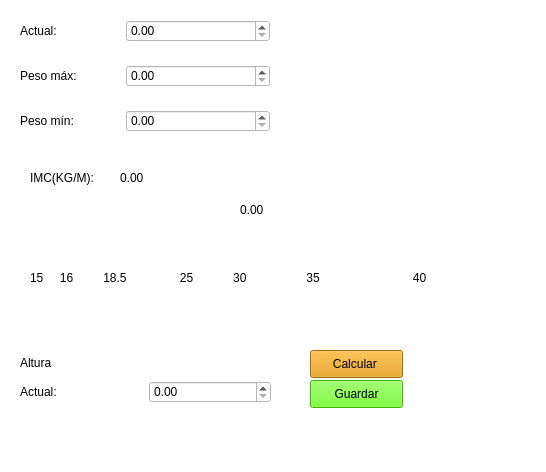
<?xml version="1.0" encoding="UTF-8"?>
<ui version="4.0">
 <class>IMC</class>
 <widget class="QMainWindow" name="IMC">
  <property name="geometry">
   <rect>
    <x>0</x>
    <y>0</y>
    <width>546</width>
    <height>472</height>
   </rect>
  </property>
  <property name="sizePolicy">
   <sizepolicy hsizetype="Preferred" vsizetype="Preferred">
    <horstretch>0</horstretch>
    <verstretch>0</verstretch>
   </sizepolicy>
  </property>
  <property name="minimumSize">
   <size>
    <width>500</width>
    <height>0</height>
   </size>
  </property>
  <property name="sizeIncrement">
   <size>
    <width>0</width>
    <height>0</height>
   </size>
  </property>
  <property name="windowTitle">
   <string>IMC</string>
  </property>
  <property name="windowIcon">
   <iconset resource="Herramientas.qrc">
    <normaloff>:/Iconos1/perdida-de-peso.png</normaloff>:/Iconos1/perdida-de-peso.png</iconset>
  </property>
  <property name="styleSheet">
   <string notr="true">
background-color: rgb(255, 255, 255);</string>
  </property>
  <widget class="QWidget" name="centralwidget">
   <widget class="QLabel" name="outGrafico">
    <property name="geometry">
     <rect>
      <x>20</x>
      <y>230</y>
      <width>511</width>
      <height>61</height>
     </rect>
    </property>
    <property name="text">
     <string/>
    </property>
   </widget>
   <widget class="QLabel" name="label_6">
    <property name="geometry">
     <rect>
      <x>340</x>
      <y>20</y>
      <width>161</width>
      <height>131</height>
     </rect>
    </property>
    <property name="styleSheet">
     <string notr="true">image: url(:/Iconos1/peso.png);</string>
    </property>
    <property name="text">
     <string/>
    </property>
   </widget>
   <widget class="QPushButton" name="btnCalcular">
    <property name="geometry">
     <rect>
      <x>310</x>
      <y>350</y>
      <width>93</width>
      <height>28</height>
     </rect>
    </property>
    <property name="styleSheet">
     <string notr="true">background-color: rgb(227, 151, 0);
font: 87 8pt &quot;Arial Black&quot;;</string>
    </property>
    <property name="text">
     <string>Calcular </string>
    </property>
   </widget>
   <widget class="QPushButton" name="btnGuardar">
    <property name="geometry">
     <rect>
      <x>310</x>
      <y>380</y>
      <width>93</width>
      <height>28</height>
     </rect>
    </property>
    <property name="styleSheet">
     <string notr="true">background-color: rgb(85, 255, 0);
font: 87 8pt &quot;Arial Black&quot;;
</string>
    </property>
    <property name="text">
     <string>Guardar</string>
    </property>
   </widget>
   <widget class="QLabel" name="label_7">
    <property name="geometry">
     <rect>
      <x>30</x>
      <y>270</y>
      <width>511</width>
      <height>16</height>
     </rect>
    </property>
    <property name="text">
     <string>15     16         18.5                25            30                  35                            40</string>
    </property>
   </widget>
   <widget class="QLabel" name="label_8">
    <property name="geometry">
     <rect>
      <x>30</x>
      <y>170</y>
      <width>81</width>
      <height>16</height>
     </rect>
    </property>
    <property name="styleSheet">
     <string notr="true">font: 75 9pt &quot;Arial&quot;;</string>
    </property>
    <property name="text">
     <string>IMC(KG/M):</string>
    </property>
   </widget>
   <widget class="QLabel" name="imc">
    <property name="geometry">
     <rect>
      <x>120</x>
      <y>170</y>
      <width>55</width>
      <height>16</height>
     </rect>
    </property>
    <property name="styleSheet">
     <string notr="true">font: 75 10pt &quot;Consolas&quot;;</string>
    </property>
    <property name="text">
     <string>0.00</string>
    </property>
   </widget>
   <widget class="QLabel" name="outPesoRes">
    <property name="geometry">
     <rect>
      <x>240</x>
      <y>200</y>
      <width>61</width>
      <height>20</height>
     </rect>
    </property>
    <property name="styleSheet">
     <string notr="true">font: 75 10pt &quot;Consolas&quot;;</string>
    </property>
    <property name="text">
     <string>0.00</string>
    </property>
   </widget>
   <widget class="QLabel" name="PesoRes">
    <property name="geometry">
     <rect>
      <x>90</x>
      <y>310</y>
      <width>371</width>
      <height>20</height>
     </rect>
    </property>
    <property name="styleSheet">
     <string notr="true">font: 75 10pt &quot;Consolas&quot;;</string>
    </property>
    <property name="text">
     <string/>
    </property>
    <property name="alignment">
     <set>Qt::AlignCenter</set>
    </property>
   </widget>
   <widget class="QWidget" name="">
    <property name="geometry">
     <rect>
      <x>20</x>
      <y>20</y>
      <width>250</width>
      <height>141</height>
     </rect>
    </property>
    <layout class="QVBoxLayout" name="verticalLayout">
     <item>
      <layout class="QFormLayout" name="formLayout">
       <property name="verticalSpacing">
        <number>23</number>
       </property>
       <item row="0" column="0">
        <widget class="QLabel" name="label">
         <property name="minimumSize">
          <size>
           <width>100</width>
           <height>0</height>
          </size>
         </property>
         <property name="styleSheet">
          <string notr="true">font: 87 8pt &quot;Arial Black&quot;;
color: rgb(0, 0, 0);</string>
         </property>
         <property name="text">
          <string>Actual:</string>
         </property>
        </widget>
       </item>
       <item row="0" column="1">
        <widget class="QDoubleSpinBox" name="inPesoActual">
         <property name="sizePolicy">
          <sizepolicy hsizetype="Minimum" vsizetype="Fixed">
           <horstretch>0</horstretch>
           <verstretch>0</verstretch>
          </sizepolicy>
         </property>
         <property name="minimumSize">
          <size>
           <width>70</width>
           <height>0</height>
          </size>
         </property>
         <property name="styleSheet">
          <string notr="true">background-color: rgb(255, 255, 255);
font: 75 9pt &quot;Consolas&quot;;</string>
         </property>
        </widget>
       </item>
       <item row="1" column="0">
        <widget class="QLabel" name="label_2">
         <property name="styleSheet">
          <string notr="true">font: 87 8pt &quot;Arial Black&quot;;
color: rgb(0, 0, 0);</string>
         </property>
         <property name="text">
          <string>Peso máx:</string>
         </property>
        </widget>
       </item>
       <item row="1" column="1">
        <widget class="QDoubleSpinBox" name="inPesoMax">
         <property name="styleSheet">
          <string notr="true">background-color: rgb(255, 255, 255);
font: 75 9pt &quot;Consolas&quot;;</string>
         </property>
        </widget>
       </item>
       <item row="2" column="0">
        <widget class="QLabel" name="label_3">
         <property name="styleSheet">
          <string notr="true">font: 87 8pt &quot;Arial Black&quot;;
color: rgb(0, 0, 0);</string>
         </property>
         <property name="text">
          <string>Peso mín:</string>
         </property>
        </widget>
       </item>
       <item row="2" column="1">
        <widget class="QDoubleSpinBox" name="inPesoMin">
         <property name="styleSheet">
          <string notr="true">background-color: rgb(255, 255, 255);
font: 75 9pt &quot;Consolas&quot;;</string>
         </property>
        </widget>
       </item>
      </layout>
     </item>
    </layout>
   </widget>
   <widget class="QWidget" name="">
    <property name="geometry">
     <rect>
      <x>20</x>
      <y>350</y>
      <width>251</width>
      <height>53</height>
     </rect>
    </property>
    <layout class="QVBoxLayout" name="verticalLayout_2">
     <item>
      <widget class="QLabel" name="label_4">
       <property name="styleSheet">
        <string notr="true">font: 87 8pt &quot;Arial Black&quot;;
color: rgb(0, 0, 0);</string>
       </property>
       <property name="text">
        <string>Altura</string>
       </property>
      </widget>
     </item>
     <item>
      <layout class="QHBoxLayout" name="horizontalLayout">
       <item>
        <widget class="QLabel" name="label_5">
         <property name="minimumSize">
          <size>
           <width>100</width>
           <height>0</height>
          </size>
         </property>
         <property name="styleSheet">
          <string notr="true">font: 87 8pt &quot;Arial Black&quot;;
color: rgb(0, 0, 0);</string>
         </property>
         <property name="text">
          <string>Actual:</string>
         </property>
        </widget>
       </item>
       <item>
        <widget class="QDoubleSpinBox" name="inAltura">
         <property name="minimumSize">
          <size>
           <width>100</width>
           <height>0</height>
          </size>
         </property>
         <property name="styleSheet">
          <string notr="true">background-color: rgb(255, 255, 255);
font: 75 9pt &quot;Consolas&quot;;</string>
         </property>
        </widget>
       </item>
      </layout>
     </item>
    </layout>
   </widget>
  </widget>
  <widget class="QMenuBar" name="menubar">
   <property name="geometry">
    <rect>
     <x>0</x>
     <y>0</y>
     <width>546</width>
     <height>26</height>
    </rect>
   </property>
  </widget>
  <widget class="QStatusBar" name="statusbar"/>
 </widget>
 <resources>
  <include location="Herramientas.qrc"/>
 </resources>
 <connections/>
</ui>
